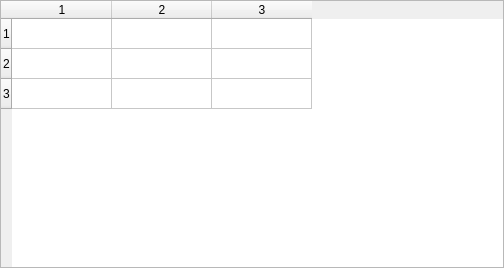
<?xml version="1.0" encoding="UTF-8"?>
<ui version="4.0">
 <class>IssuesDockWidget</class>
 <widget class="QDockWidget" name="IssuesDockWidget">
  <property name="geometry">
   <rect>
    <x>0</x>
    <y>0</y>
    <width>504</width>
    <height>268</height>
   </rect>
  </property>
  <property name="minimumSize">
   <size>
    <width>250</width>
    <height>183</height>
   </size>
  </property>
  <property name="styleSheet">
   <string notr="true">QDockWidget
{
color: white;
}

QDockWidget::title 
{
background-color: qlineargradient(spread:pad, x1:0, y1:0, x2:0, y2:1, stop:0 rgba(103, 93, 103, 255), stop:0.00985222 rgba(176, 166, 176, 255), stop:0.433498 rgba(127, 117, 127, 255), stop:0.448276 rgba(113, 103, 113, 255), stop:0.985222 rgba(112, 102, 112, 255), stop:1 rgba(79, 69, 79, 255));
text-align: center;
padding-left: 5px;
}
</string>
  </property>
  <property name="windowTitle">
   <string>Issues</string>
  </property>
  <widget class="QWidget" name="dockWidgetContents">
   <layout class="QVBoxLayout" name="verticalLayout">
    <property name="spacing">
     <number>-1</number>
    </property>
    <property name="margin">
     <number>0</number>
    </property>
    <item>
     <widget class="QTableWidget" name="errorTableWidget">
      <property name="alternatingRowColors">
       <bool>false</bool>
      </property>
      <property name="rowCount">
       <number>3</number>
      </property>
      <property name="columnCount">
       <number>3</number>
      </property>
      <row/>
      <row/>
      <row/>
      <column/>
      <column/>
      <column/>
     </widget>
    </item>
   </layout>
  </widget>
 </widget>
 <resources/>
 <connections/>
</ui>
